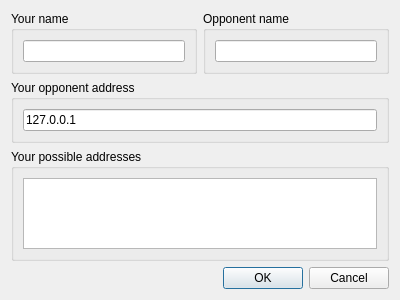
<?xml version="1.0" encoding="UTF-8"?>
<ui version="4.0">
 <class>HostGameDialog</class>
 <widget class="QDialog" name="HostGameDialog">
  <property name="geometry">
   <rect>
    <x>0</x>
    <y>0</y>
    <width>400</width>
    <height>300</height>
   </rect>
  </property>
  <property name="windowTitle">
   <string>Dialog</string>
  </property>
  <layout class="QGridLayout" name="gridLayout">
   <item row="0" column="0">
    <widget class="QGroupBox" name="playerNameBox">
     <property name="title">
      <string>Your name</string>
     </property>
     <layout class="QGridLayout" name="gridLayout_3">
      <item row="0" column="0">
       <widget class="QLineEdit" name="playerName"/>
      </item>
     </layout>
    </widget>
   </item>
   <item row="2" column="0" colspan="2">
    <widget class="QGroupBox" name="ipBox">
     <property name="title">
      <string>Your possible addresses</string>
     </property>
     <layout class="QGridLayout" name="gridLayout_2">
      <item row="0" column="0">
       <widget class="QListWidget" name="ipList"/>
      </item>
     </layout>
    </widget>
   </item>
   <item row="0" column="1">
    <widget class="QGroupBox" name="opponentNameBox">
     <property name="title">
      <string>Opponent name</string>
     </property>
     <layout class="QGridLayout" name="gridLayout_4">
      <item row="0" column="0">
       <widget class="QLineEdit" name="opponentName"/>
      </item>
     </layout>
    </widget>
   </item>
   <item row="3" column="0" colspan="2">
    <widget class="QDialogButtonBox" name="buttonBox">
     <property name="standardButtons">
      <set>QDialogButtonBox::Cancel|QDialogButtonBox::Ok</set>
     </property>
    </widget>
   </item>
   <item row="1" column="0" colspan="2">
    <widget class="QGroupBox" name="clientBox">
     <property name="title">
      <string>Your opponent address</string>
     </property>
     <layout class="QGridLayout" name="gridLayout_5">
      <item row="0" column="0">
       <widget class="QLineEdit" name="clientInput">
        <property name="text">
         <string>127.0.0.1</string>
        </property>
       </widget>
      </item>
     </layout>
    </widget>
   </item>
  </layout>
 </widget>
 <resources/>
 <connections>
  <connection>
   <sender>buttonBox</sender>
   <signal>accepted()</signal>
   <receiver>HostGameDialog</receiver>
   <slot>accept()</slot>
   <hints>
    <hint type="sourcelabel">
     <x>199</x>
     <y>279</y>
    </hint>
    <hint type="destinationlabel">
     <x>199</x>
     <y>149</y>
    </hint>
   </hints>
  </connection>
  <connection>
   <sender>buttonBox</sender>
   <signal>rejected()</signal>
   <receiver>HostGameDialog</receiver>
   <slot>reject()</slot>
   <hints>
    <hint type="sourcelabel">
     <x>199</x>
     <y>279</y>
    </hint>
    <hint type="destinationlabel">
     <x>199</x>
     <y>149</y>
    </hint>
   </hints>
  </connection>
 </connections>
</ui>
